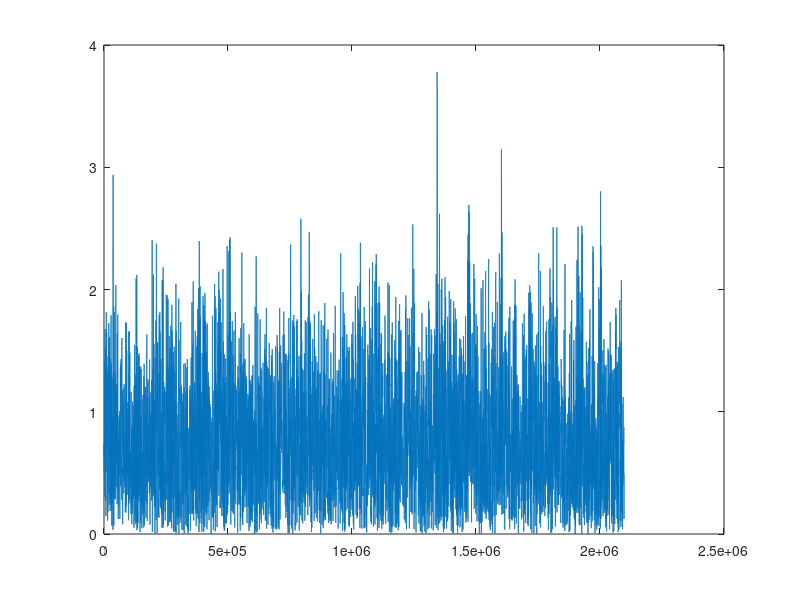

Reproduce this figure in MATLAB.
% Flat fading channel
% Generate Rayleigh fading with Gans' Doppler spectrum 
clear
fs = 1000; %Hz, sampling rate
fd = 1; %Hz
Nint = 2^20; % 2^14 = 16k points of the genertaed sequence

% Doppler Spectrum
sqrtpsd=1./(1-([-fd/fs*Nint+.5:1:fd/fs*Nint-.5]/(fd/fs*Nint)).^2).^.25;

% Generate complex Gaussian
ampl=randn(1,floor(2*Nint*fd/fs))+j*randn(1,floor(2*Nint*fd/fs));

h =  ifft(ampl.*sqrtpsd,2*Nint); % row vector    
% Normalization of the channel impulse response
h = sqrt(2*Nint)*h./sqrt(sum(sqrtpsd.^2)/Nint);

% The envelope is Rayleigh distributed
Rayleigh=(real(h).^2+imag(h).^2).^.5;

plot(Rayleigh)
